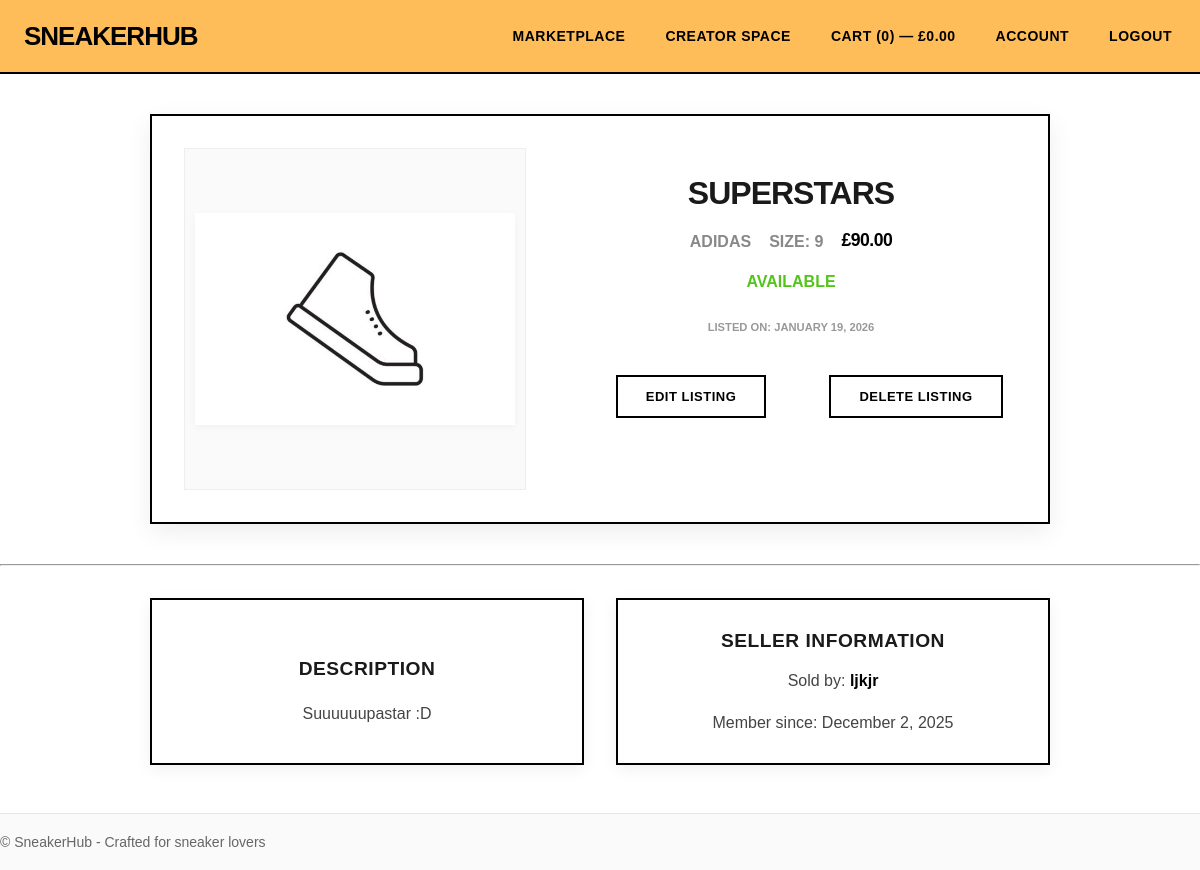
Page /sneaker/55/ (signed in) on the committed database.
### marketplace/models.py (models this page shows, shortened)
class Sneaker(models.Model):
    name = models.CharField(max_length=255)
    brand = models.CharField(max_length=255)
    size = models.DecimalField(max_digits=4, decimal_places=1)
    price = models.DecimalField(max_digits=10, decimal_places=2)
    description = models.TextField(blank=True, null=True)
    image = models.ImageField(upload_to='media/', blank=True, null=True)
    owner = models.ForeignKey(
        settings.AUTH_USER_MODEL,
        on_delete=models.CASCADE,
        related_name='sneakers'
    )
    created_at = models.DateTimeField(auto_now_add=True)
    updated_at = models.DateTimeField(auto_now=True)
    is_sold = models.BooleanField(default=False)

### marketplace/views.py (the view)
# urls.py: path('sneaker/<int:sneaker_id>/', sneakerDetailView, name='sneaker_detail'),
def sneakerDetailView(request, sneaker_id):
    user = request.user
    if not user.is_authenticated:
        return redirect('errorhandler:not_authenticated')
    sneaker = Sneaker.objects.get(id=sneaker_id)
    in_wishlist = WishlistItem.objects.filter(user=user, sneaker=sneaker).exists()
    context = {
        'sneaker': sneaker,
        'in_wishlist': in_wishlist,
    }
    return render(request, 'sneaker_detail.html', context)

### cart/context_processors.py (called while the page is built, shortened)
def cart_totals(request):
    cart = request.session.get('cart', {})
    count = 0
    total = 0.0
    return {'cart': {'count': count, 'total': total}}

### templates/sneaker_detail.html (shortened to what this page needs)
{% extends "base.html" %}
{% load static %}
{% block content %}
<section class="sneaker-detail-page">
    <div class="sneaker-detail-card" style="margin-top: 40px;">
        <div class="sneaker-detail-image-wrap">
            <img src="{{ sneaker.image.url }}" alt="{{ sneaker.name }}" class="sneaker-detail-image">
        </div>
        <div class="sneaker-detail-info">
            <h1 class="sneaker-detail-title">{{ sneaker.name }}</h1>
            <div class="sneaker-detail-meta">
                <span class="brand">{{ sneaker.brand }}</span>
                <span class="size">Size: {{ sneaker.size|floatformat }}</span>
                <span class="price">£{{ sneaker.price }}</span>
            </div>
            <div class="sneaker-detail-status">
                {% if sneaker.is_sold %}
                    <span class="sold">Sold</span>
                {% else %}
                    <span class="available">Available</span>
                {% endif %}
            </div>
            <div class="sneaker-detail-listed-date">
                <span>Listed on: {{ sneaker.created_at|date:"F j, Y" }}</span>
            </div>
            <div class="sneaker-detail-actions">
                {% if sneaker in user.sneakers.all %}
                <div class="sneaker-detail-actions-row">
                    <div class="sneaker-detail-actions-grid">
                        <div class="sneaker-detail-action-item">
                            <form method="post" action="{% url 'edit_listing' sneaker.id %}" style="display: inline;">
                                <button type="submit" class="btn-secondary">Edit Listing</button>
                            </form>
                        </div>
                        <div class="sneaker-detail-action-item">
                            <form method="post" action="{% url 'delete_listing' sneaker.id %}" id="delete-form" style="display: inline;">
                                <button type="button" id="delete-open-btn" class="btn-secondary btn-danger">Delete listing</button>
                            </form>
                        </div>
                    </div>
                </div>
                {% endif %}
        </div>
    </div>
</section>
<section class="sneaker-detail-tertiary-container">
    <hr>
    <div class="sneaker-detail-tertiary-grid">
        <div class="sneaker-detail-tertiary-card">
            <div class="sneaker-description">
                <h2>Description</h2>
                <p>{{ sneaker.description }}</p>
            </div>
        </div>
        <div class="sneaker-detail-tertiary-card">
            <div class="sneaker-seller-info">
                <h2>Seller Information</h2>
                <p>Sold by: <a href="{% url 'publicprofile:public_profile' sneaker.owner.id %}">{{ sneaker.owner.username }}</a></p>
                <p>Member since: {{ sneaker.owner.date_joined|date:"F j, Y" }}</p>
            </div>
        </div>
    </div>
</section>
{% endblock %}

### templates/base.html (shortened to what this page needs)
{% load static %}
<!doctype html>
<html lang="en">
<head>
    <link href="{% static 'css/styles.css' %}" rel="stylesheet">
</head>
<body class="bg-white text-gray-900">
<header class="site-header background-white" id="id-site-header">
    <div class="container header-inner">
        <a href="{% if user.is_authenticated %}{% url 'marketplace' %}{% else %}{% url 'home' %}{% endif %}" class="logo">SneakerHub</a>
        <nav class="nav">
            <a href="{% url 'marketplace' %}">Marketplace</a>
            <a href="">Creator Space</a>
            <a href="{% url 'cart:detail' %}">Cart (<span id="cart-count">{{ cart.count|default:0 }}</span>) — £<span id="cart-total">{{ cart.total|default:0|floatformat:2 }}</span></a>
            {% if user.is_authenticated %}
                <a href="{% url 'account' user.id %}">Account</a>
                <a href="{% url 'logout' %}">Logout</a>
            {% else %}
                <a href="{% url 'login' %}">Login</a>
                <a href="{% url 'signup' %}">Register</a>
            {% endif %}
        </nav>
    </div>
</header>
<main class="container main-content">
    {% block content %}{% endblock %}
</main>
<footer class="site-footer" id="base-site-footer">
    <div class="container footer-inner">
        © {{ now.year }} SneakerHub - Crafted for sneaker lovers
    </div>
</footer>
</body>
</html>

### static/css/styles.css (style rules this page uses)
body { margin: 0; font-family: Arial, sans-serif; background: white; color: #1a1a1a; }
.container { width: 100%; max-width: 1900px; margin: 0 auto; }
.site-header { border-bottom: 2px solid #000; background: #fff; position: sticky; top: 0; z-index: 1000; }
.header-inner { display: flex; justify-content: space-between; align-items: center; padding: 20px 0; }
.logo { font-size: 26px; font-weight: 900; text-decoration: none; color: #000; letter-spacing: -1px; text-transform: uppercase; transition: all 0.2s ease; margin: 0 24px; }
.nav { display: flex; gap: 32px; align-items: center; margin: 0 24px; }
.nav a { text-decoration: none; color: #000; font-weight: 600; font-size: 14px; text-transform: uppercase; letter-spacing: 0.5px; position: relative; transition: all 0.3s ease; padding: 8px 0 ; margin: 0 4px; }
.nav a::after { content: ''; position: absolute; bottom: 0; left: 0; width: 0; height: 2px; background: #000; transition: width 0.3s ease; }
.site-footer { border-top: 1px solid #e5e5e5; background: #fafafa; margin-top: 48px; }
.footer-inner { padding: 20px 0; font-size: 14px; color: #666; }
.btn-secondary { display: inline-block; background: #fff; color: #000; padding: 12px 28px; border-radius: 0; text-decoration: none; font-weight: 900; border: 2px solid #000; cursor: pointer; margin-bottom: 20px; text-transform: uppercase; letter-spacing: 0.5px; font-size: 13px; transition: all 0.3s ease; }
.price { font-weight: 900; font-size: 16px; letter-spacing: -0.5px; }
.sneaker-detail-actions-row { width: 100%; }
.sneaker-detail-actions-grid { display: grid; grid-template-columns: repeat(auto-fit, minmax(180px, 1fr)); }
.sneaker-detail-action-item { display: flex; align-items: center; justify-content: center; width: 250px; margin: 0 auto; }
.sneaker-description { margin-top: 24px; line-height: 1.6; text-align: center; }
.sneaker-detail-page { width: 100%; max-width: 900px; margin: 0 auto 40px auto; padding: 0 16px; }
.sneaker-detail-card { display: flex; flex-direction: row; gap: 40px; background: #fff; border: 2px solid #000; border-radius: 0; box-shadow: 0 8px 24px rgba(0,0,0,0.07); padding: 32px 32px 32px 32px; align-items: flex-start; }
.sneaker-detail-image-wrap { flex: 1 1 340px; max-width: 340px; display: flex; align-items: center; justify-content: center; background: #fafafa; border-radius: 0; border: 1px solid #eee; min-height: 340px; }
.sneaker-detail-image { width: 100%; max-width: 320px; height: auto; max-height: 340px; object-fit: contain; border-radius: 0; background: #f0f0f0; box-shadow: 0 2px 8px rgba(0,0,0,0.04); }
.sneaker-detail-info { flex: 2 1 320px; display: flex; flex-direction: column; gap: 18px; justify-content: flex-start; }
.sneaker-detail-title { font-size: 2rem; font-weight: 900; margin-bottom: 0; text-transform: uppercase; letter-spacing: -1px; text-align: center; }
.sneaker-detail-meta { display: flex; gap: 18px; align-items: center; font-size: 1rem; font-weight: 700; text-transform: uppercase; color: #444; justify-content: center; }
.sneaker-detail-meta .brand { color: #888; font-weight: 600; }
.sneaker-detail-meta .price { color: #000; font-weight: 900; letter-spacing: -0.5px; font-size: 1.1rem; margin-bottom: 4px; }
.sneaker-detail-meta .size { color: #888; }
.sneaker-detail-status { font-size: 1rem; font-weight: 600; color: #000; text-align: center; text-transform: uppercase; }
.available { color: #52c41a; }
.sneaker-detail-actions { display: flex; gap: 16px; flex-wrap: wrap; justify-content: center; margin-top: 8px; }
.sneaker-detail-listed-date { color: #999; text-align: center; margin-top: 12px; font-size: 0.7rem; text-transform: uppercase; font-weight: 600; }
.sneaker-detail-tertiary-grid { display: grid; grid-template-columns: 1fr 1fr; gap: 32px; margin: 32px auto 0 auto; max-width: 900px; padding: 0 16px; }
.sneaker-detail-tertiary-card { background: #fff; border: 2px solid #000; border-radius: 0; box-shadow: 0 4px 16px rgba(0,0,0,0.06); padding: 14px 12px 12px 12px; display: flex; flex-direction: column; justify-content: flex-start; min-width: 0; }
.sneaker-detail-tertiary-card h2 { font-size: 1.2rem; font-weight: 900; text-transform: uppercase; letter-spacing: 0.5px; text-align: center; }
.sneaker-detail-tertiary-card p { color: #444; font-size: 1rem; line-height: 1.6; text-align: center; }
.sneaker-detail-tertiary-card a { text-decoration: none; color: #000; font-weight: 700; }
.background-peach { background-color: #ffbd59 !important; }

### rows in the picture
Sneaker: image (picture), name "SUPERSTARS", brand "ADIDAS", size "9", price "90.00", created_at "JANUARY 19, 2026", description "Suuuuuupastar :D", owner.username "ljkjr", owner.date_joined "December 2, 2025"

### other values in the picture
{{ cart.count|default:0 }} "0"
{{ cart.total|default:0|floatformat:2 }} "0.00"
